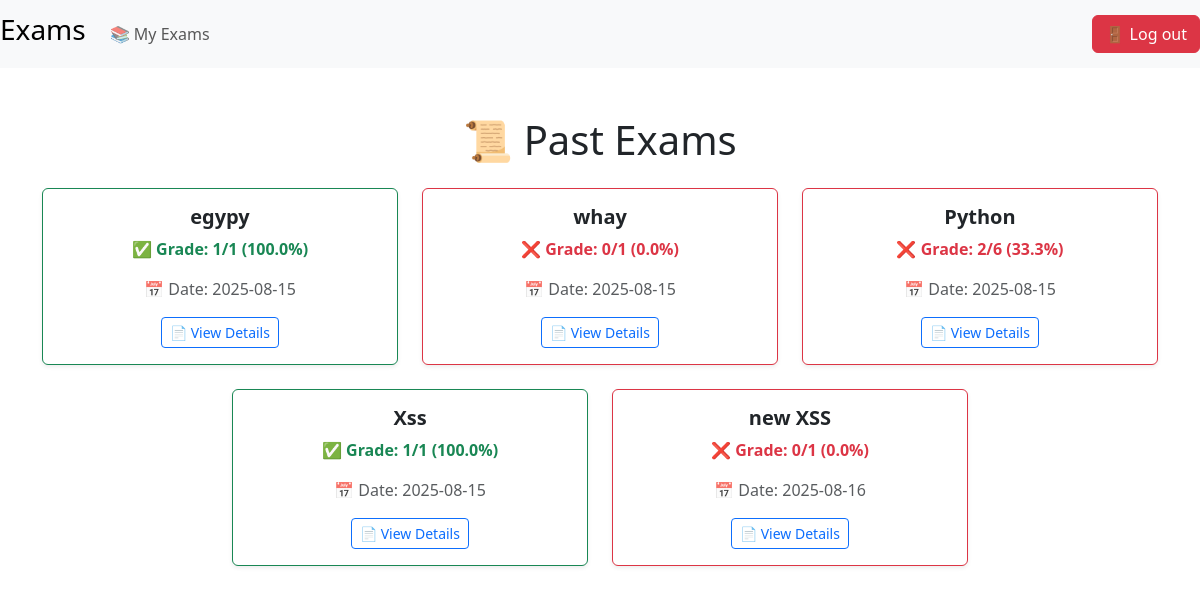
Screenshot of /my_exams (signed in) with the database file from the repository.
### tables this page shows
CREATE TABLE exams (
    id INTEGER PRIMARY KEY AUTOINCREMENT,
    name TEXT NOT NULL,
    created_by INTEGER NOT NULL,
    time_limit INTEGER, token TEXT, -- بالدقايق
    FOREIGN KEY (created_by) REFERENCES users(id)
);

CREATE TABLE results (
    id INTEGER PRIMARY KEY AUTOINCREMENT,
    student_id INTEGER NOT NULL,
    exam_id INTEGER NOT NULL,
    score INTEGER NOT NULL,
    date_taken DATETIME DEFAULT CURRENT_TIMESTAMP,
    FOREIGN KEY (student_id) REFERENCES users(id),
    FOREIGN KEY (exam_id) REFERENCES exams(id)
);

### app.py (the view)
@app.route("/my_exams", methods=["GET", "POST"])
@login_required
@not_teacher
def my_exams():
    results = query_db("SELECT * FROM results WHERE student_id = ?", (session["user_id"],))
    if not results:
        return render_template("my_past_exams_stu.html", my_past="You haven't taken any exams yet.")
    list_exams, correct, count, date = [], [], [], []
    for i in results:
        exams_name = query_db("SELECT name FROM exams WHERE id = ?", (i["exam_id"],), one=True)
        list_exams.append(exams_name["name"])
        correct.append(i["score"])
        date.append(i["date_taken"])
        ques_count = query_db("SELECT COUNT(text) as total FROM questions WHERE exam_id = ?", (i["exam_id"],), one=True)
        count.append(ques_count["total"])
    return render_template("my_past_exams_stu.html", exam=list_exams, ques_count=count, correct=correct, date=date)

### app.py (called while the page is built)
def query_db(query, args=(), one=False, commit=False):
    conn = sqlite3.connect("exams.db")
    conn.row_factory = sqlite3.Row
    cur = conn.cursor()
    cur.execute(query, args)
    if commit:
        conn.commit()
        conn.close()
        return cur.lastrowid
    rv = cur.fetchall()
    conn.close()
    return (rv[0] if rv else None) if one else [dict(row) for row in rv]

### helpers.py (called while the page is built)
def login_required(f):
    @wraps(f)
    def decorated_function(*args, **kwargs):
        if session.get("user_id") is None:
            return redirect("/login")
        return f(*args, **kwargs)
    return decorated_function

def not_teacher(f):
    @wraps(f)
    def decorated_function(*args, **kwargs):
        db.execute("SELECT role FROM users WHERE id = ?", (session.get("user_id"),))
        who = db.fetchone()
        if not who:
            return redirect("/login")
        if who["role"].lower() == "teacher":
            flash("This page is for students only", "warning")
            return redirect("/index")
        return f(*args, **kwargs)
    return decorated_function

### templates/my_past_exams_stu.html (shortened to what this page needs)
{% extends "layout.html" %}
{% block nav %}
<div class="collapse navbar-collapse" id="navbarSupportedContent">
    <ul class="navbar-nav me-auto">
        <li class="nav-item">
            <a class="nav-link" href="/my_exams">📚 My Exams</a>
        </li>
    </ul>
    <ul class="navbar-nav ms-auto">
        <li class="nav-item">
            <a href="/logout" class="btn btn-danger">🚪 Log out</a>
        </li>
    </ul>
</div>
{% endblock %}
{% block main %}
<div class="container py-4">
    <h1 class="text-center mb-4">📜 Past Exams</h1>
    {% if not my_past %}
    <div class="row justify-content-center">
        {% for i in exam %}
        {% set score = correct[loop.index-1] %}
        {% set total = ques_count[loop.index-1] %}
        {% set percentage = (score / total * 100) | round(1) %}
        <div class="col-lg-4 col-md-6 col-sm-12 mb-4">
            <div class="card shadow-sm h-100 border-{{ 'success' if percentage >= 50 else 'danger' }}">
                <div class="card-body text-center">
                    <h5 class="card-title fw-bold">{{ i }}</h5>
                    <p class="card-text {{ 'text-success' if percentage >= 50 else 'text-danger' }} fw-bold">
                        {{ '✅' if percentage >= 50 else '❌' }} Grade: {{ score }}/{{ total }} ({{ percentage }}%)
                    </p>
                    <p class="card-text text-muted">
                        📅 Date: {{ date[loop.index-1] }}
                    </p>
                    <a href="#" class="btn btn-outline-primary btn-sm" >📄 View Details</a>
                </div>
            </div>
        </div>
        {% endfor %}
    </div>
    {% else %}
    <div class="alert alert-info text-center" role="alert">
        <h3>{{ my_past }}</h3>
    </div>
    {% endif %}
</div>
{% endblock %}

### rows the page displays
exams: name "egypy", value "✅", score "1", total "1", percentage "100.0"
results: date_taken "2025-08-15"
exams: name "whay", value "❌", score "0", total "1", percentage "0.0"
results: date_taken "2025-08-15"
exams: name "Python", value "❌", score "2", total "6", percentage "33.3"
results: date_taken "2025-08-15"
exams: name "Xss", value "✅", score "1", total "1", percentage "100.0"
results: date_taken "2025-08-15"
exams: name "new XSS", value "❌", score "0", time_limit "1", percentage "0.0"
results: date_taken "2025-08-16"
